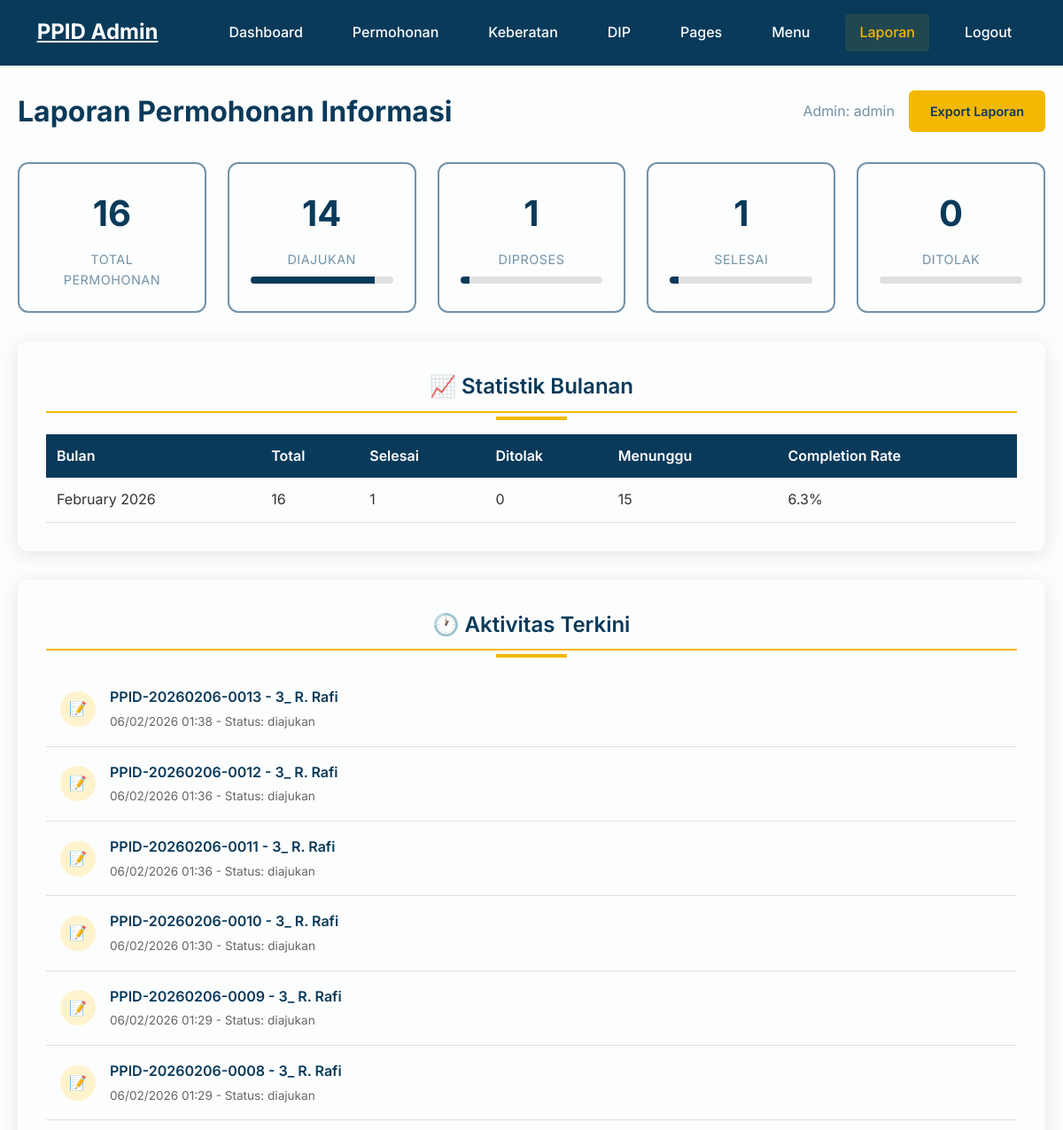
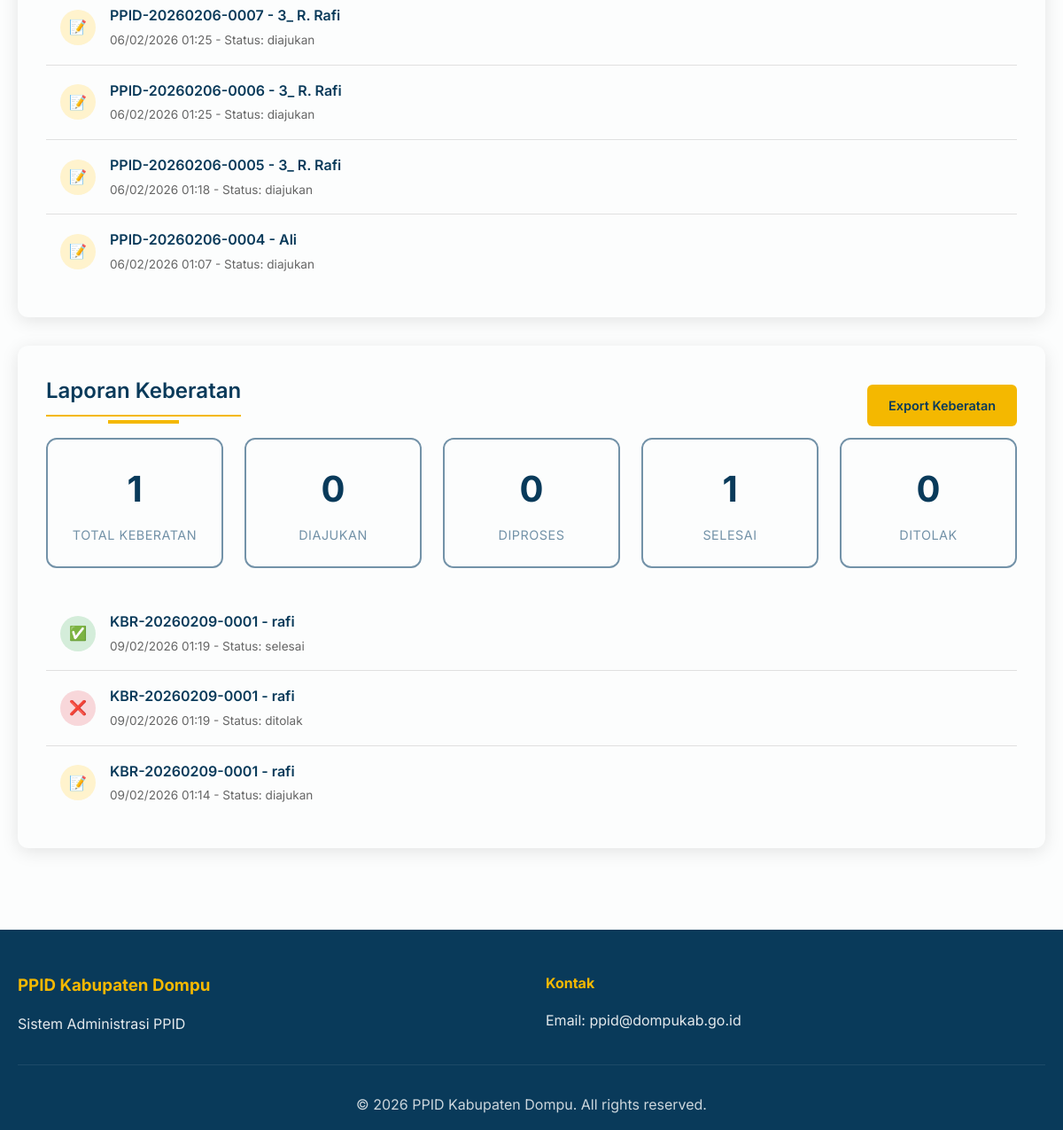
Page /admin/laporan.php (signed in) on the committed database (2 pictures, top to bottom).
### tables this page shows
CREATE TABLE `log_status_permohonan` (
  `id` int(11) NOT NULL,
  `permohonan_id` int(11) NOT NULL,
  `status_lama` varchar(30) DEFAULT NULL,
  `status_baru` varchar(30) NOT NULL,
  `diubah_oleh` int(11) DEFAULT NULL,
  `waktu` timestamp NOT NULL DEFAULT current_timestamp()
);

CREATE TABLE `permohonan_informasi` (
  `id` int(11) NOT NULL,
  `nomor_registrasi` varchar(50) NOT NULL,
  `nama_pemohon` varchar(150) NOT NULL,
  `email` varchar(100) NOT NULL,
  `no_hp` varchar(20) DEFAULT NULL,
  `alamat` text DEFAULT NULL,
  `informasi_diminta` text NOT NULL,
  `tujuan_penggunaan` text DEFAULT NULL,
  `cara_memperoleh` enum('melihat','salinan','softcopy') NOT NULL,
  `status` enum('diajukan','diproses','ditolak','selesai') DEFAULT 'diajukan',
  `created_at` timestamp NOT NULL DEFAULT current_timestamp()
);

CREATE TABLE `log_status_keberatan` (
  `id` int(11) NOT NULL,
  `keberatan_id` int(11) NOT NULL,
  `status_lama` varchar(30) DEFAULT NULL,
  `status_baru` varchar(30) NOT NULL,
  `diubah_oleh` int(11) DEFAULT NULL,
  `waktu` timestamp NOT NULL DEFAULT current_timestamp()
);

CREATE TABLE `keberatan` (
  `id` int(11) NOT NULL,
  `nomor_registrasi` varchar(50) NOT NULL,
  `nama_lengkap` varchar(150) NOT NULL,
  `identitas` varchar(50) NOT NULL,
  `no_identitas` varchar(100) NOT NULL,
  `scan_identitas` varchar(255) NOT NULL,
  `informasi_diminta` text NOT NULL,
  `alasan_pengajuan` text NOT NULL,
  `keterangan_tambahan` text DEFAULT NULL,
  `status` enum('diajukan','diproses','selesai','ditolak') DEFAULT 'diajukan',
  `putusan` text DEFAULT NULL,
  `tanggal_pengajuan` timestamp NOT NULL DEFAULT current_timestamp(),
  `tanggal_putusan` timestamp NULL DEFAULT NULL
);

### admin/laporan.php (the view, shortened to what this page needs)
<?php
require_once '../includes/keberatan_service.php';
$stats = [
    'total' => 0,
    'diajukan' => 0,
    'diproses' => 0,
    'selesai' => 0,
    'ditolak' => 0
];
$stmt = $conn->prepare("SELECT status, COUNT(*) as count FROM permohonan_informasi GROUP BY status");
$stmt->execute();
$result = $stmt->get_result();
while ($row = $result->fetch_assoc()) {
    $stats[$row['status']] = $row['count'];
    $stats['total'] += $row['count'];
}
$monthlyStats = [];
$stmt = $conn->prepare("
    SELECT
        DATE_FORMAT(created_at, '%Y-%m') as month,
        COUNT(*) as total,
        SUM(CASE WHEN status = 'selesai' THEN 1 ELSE 0 END) as selesai,
        SUM(CASE WHEN status = 'ditolak' THEN 1 ELSE 0 END) as ditolak,
        SUM(CASE WHEN status IN ('diajukan', 'diproses') THEN 1 ELSE 0 END) as pending
    FROM permohonan_informasi
    WHERE created_at >= DATE_SUB(CURRENT_DATE, INTERVAL 12 MONTH)
    GROUP BY DATE_FORMAT(created_at, '%Y-%m')
    ORDER BY month DESC
");
$stmt->execute();
$result = $stmt->get_result();
while ($row = $result->fetch_assoc()) {
    $monthlyStats[] = $row;
}
$recentActivity = [];
$stmt = $conn->prepare("
    SELECT pi.*, ls.status_baru, ls.waktu as status_waktu
    FROM permohonan_informasi pi
    LEFT JOIN log_status_permohonan ls ON pi.id = ls.permohonan_id
    ORDER BY COALESCE(ls.waktu, pi.created_at) DESC
    LIMIT 10
");
$stmt->execute();
$result = $stmt->get_result();
while ($row = $result->fetch_assoc()) {
    $recentActivity[] = $row;
}
$keberatanStats = [
    'total' => 0,
    'diajukan' => 0,
    'diproses' => 0,
    'selesai' => 0,
    'ditolak' => 0
];
$stmt = $conn->prepare("SELECT status, COUNT(*) as count FROM keberatan GROUP BY status");
$stmt->execute();
$result = $stmt->get_result();
while ($row = $result->fetch_assoc()) {
    $keberatanStats[$row['status']] = $row['count'];
    $keberatanStats['total'] += $row['count'];
}
$keberatanRecent = [];
$stmt = $conn->prepare("
    SELECT k.*, lk.status_baru, lk.waktu as status_waktu
    FROM keberatan k
    LEFT JOIN log_status_keberatan lk ON k.id = lk.keberatan_id
    ORDER BY COALESCE(lk.waktu, k.tanggal_pengajuan) DESC
    LIMIT 10
");
$stmt->execute();
$result = $stmt->get_result();
while ($row = $result->fetch_assoc()) {
    $keberatanRecent[] = $row;
}
?>
<!DOCTYPE html>
<html lang="id">
<head>
    <link rel="stylesheet" href="../css/style.css">
</head>
<body class="admin-body admin-laporan">
   <header class="header" id="header">
        <div class="container">
            <div class="header-content">
                <div class="logo">
                    <h2><a href="dashboard.php" style="color: #FCFDFD;">PPID Admin</a></h2>
                </div>
                <nav class="nav-menu">
                    <ul class="nav-list">
                        <li class="nav-item">
                            <a href="dashboard.php" class="nav-link">Dashboard</a>
                        </li>
                        <li class="nav-item">
                            <a href="permohonan/index.php" class="nav-link">Permohonan</a>
                        </li>
                        <li class="nav-item">
                            <a href="keberatan/index.php" class="nav-link">Keberatan</a>
                        </li>
                        <li class="nav-item">
                            <a href="dip/index.php" class="nav-link">DIP</a>
                        </li>
                        <li class="nav-item">
                            <a href="pages/index.php" class="nav-link">Pages</a>
                        </li>
                        <li class="nav-item">
                            <a href="menus/index.php" class="nav-link">Menu</a>
                        </li>
                        <li class="nav-item">
                            <a href="laporan.php" class="nav-link active">Laporan</a>
                        </li>
                        <li class="nav-item">
                            <a href="logout.php" class="nav-link">Logout</a>
                        </li>
                    </ul>
                </nav>
            </div>
        </div>
    </header>
    <main class="admin-page">
        <div class="page-header">
            <h1 class="page-title">Laporan Permohonan Informasi</h1>
            <div class="admin-info">
                <span>Admin: <?php echo htmlspecialchars($_SESSION['admin_username']); ?></span>
                <a href="export_laporan.php" class="btn-export">Export Laporan</a>
            </div>
        </div>
        <div class="stats-grid">
            <div class="stat-card">
                <div class="stat-number"><?php echo $stats['total']; ?></div>
                <div class="stat-label">Total Permohonan</div>
            </div>
            <div class="stat-card">
                <div class="stat-number"><?php echo $stats['diajukan']; ?></div>
                <div class="stat-label">Diajukan</div>
                <div class="progress-bar">
                    <div class="progress-fill" style="width: <?php echo $stats['total'] > 0 ? ($stats['diajukan'] / $stats['total']) * 100 : 0; ?>%;"></div>
                </div>
            </div>
            <div class="stat-card">
                <div class="stat-number"><?php echo $stats['diproses']; ?></div>
                <div class="stat-label">Diproses</div>
                <div class="progress-bar">
                    <div class="progress-fill" style="width: <?php echo $stats['total'] > 0 ? ($stats['diproses'] / $stats['total']) * 100 : 0; ?>%;"></div>
                </div>
            </div>
            <div class="stat-card">
                <div class="stat-number"><?php echo $stats['selesai']; ?></div>
                <div class="stat-label">Selesai</div>
                <div class="progress-bar">
                    <div class="progress-fill" style="width: <?php echo $stats['total'] > 0 ? ($stats['selesai'] / $stats['total']) * 100 : 0; ?>%;"></div>
                </div>
            </div>
            <div class="stat-card">
                <div class="stat-number"><?php echo $stats['ditolak']; ?></div>
                <div class="stat-label">Ditolak</div>
                <div class="progress-bar">
                </div>
            </div>
        </div>
        <div class="section-card">
            <h2 class="section-title">📈 Statistik Bulanan</h2>
            <div class="table-container">
                <table class="stats-table">
                    <thead>
                        <tr>
                            <th>Bulan</th>
                            <th>Total</th>
                            <th>Selesai</th>
                            <th>Ditolak</th>
                            <th>Menunggu</th>
                            <th>Completion Rate</th>
                        </tr>
                    </thead>
                    <tbody>
                        <?php foreach ($monthlyStats as $stat): ?>
                            <tr>
                                <td><?php
                                    $date = DateTime::createFromFormat('Y-m', $stat['month']);
                                    echo $date ? $date->format('F Y') : $stat['month'];
                                ?></td>
                                <td><?php echo $stat['total']; ?></td>
                                <td><?php echo $stat['selesai']; ?></td>
                                <td><?php echo $stat['ditolak']; ?></td>
                                <td><?php echo $stat['pending']; ?></td>
                                <td>
                                    <?php
                                    $completionRate = $stat['total'] > 0 ? (($stat['selesai'] + $stat['ditolak']) / $stat['total']) * 100 : 0;
                                    echo number_format($completionRate, 1) . '%';
                                    ?>
                                </td>
                            </tr>
                        <?php endforeach; ?>
                    </tbody>
                </table>
            </div>
        </div>
        <div class="section-card">
            <h2 class="section-title">🕐 Aktivitas Terkini</h2>
            <div class="activity-list">
                <?php foreach ($recentActivity as $activity): ?>
                    <div class="activity-item">
                        <div class="activity-icon <?php echo $activity['status_baru'] ?: 'diajukan'; ?>">
                            <?php
                            $statusIcons = [
                                'diajukan' => '📝',
                                'diproses' => '⚙️',
                                'selesai' => '✅',
                                'ditolak' => '❌'
                            ];
                            echo $statusIcons[$activity['status_baru']] ?? '📝';
                            ?>
                        </div>
                        <div class="activity-content">
                            <div class="activity-title">
                                <?php echo htmlspecialchars($activity['nomor_registrasi']); ?> -
                                <?php echo htmlspecialchars($activity['nama_pemohon']); ?>
                            </div>
                            <div class="activity-time">
                                <?php
                                $time = $activity['status_waktu'] ?: $activity['created_at'];
                                echo date('d/m/Y H:i', strtotime($time));
                                ?> -
                                Status: <?php echo htmlspecialchars($activity['status_baru'] ?: 'Diajukan'); ?>
                            </div>
                        </div>
                    </div>
                <?php endforeach; ?>
            </div>
        </div>
        <div class="section-card">
            <div class="section-header">
                <h2 class="section-title">Laporan Keberatan</h2>
                <a href="export_laporan_keberatan.php" class="btn-export">Export Keberatan</a>
            </div>
            <div class="stats-grid">
                <div class="stat-card">
                    <div class="stat-number"><?php echo $keberatanStats['total']; ?></div>
                    <div class="stat-label">Total Keberatan</div>
                </div>
                <div class="stat-card">
                    <div class="stat-number"><?php echo $keberatanStats['diajukan']; ?></div>
                    <div class="stat-label">Diajukan</div>
                </div>
                <div class="stat-card">
                    <div class="stat-number"><?php echo $keberatanStats['diproses']; ?></div>
                    <div class="stat-label">Diproses</div>
                </div>
                <div class="stat-card">
                    <div class="stat-number"><?php echo $keberatanStats['selesai']; ?></div>
                    <div class="stat-label">Selesai</div>
                </div>
                <div class="stat-card">
                    <div class="stat-number"><?php echo $keberatanStats['ditolak']; ?></div>
                    <div class="stat-label">Ditolak</div>
                </div>
            </div>
            <div class="activity-list">
                <?php foreach ($keberatanRecent as $activity): ?>
                    <div class="activity-item">
                        <div class="activity-icon <?php echo $activity['status_baru'] ?: 'diajukan'; ?>">
                            <?php
                            $statusIcons = [
                                'diajukan' => '📝',
                                'diproses' => '⚙️',
                                'selesai' => '✅',
                                'ditolak' => '❌'
                            ];
                            echo $statusIcons[$activity['status_baru']] ?? '📝';
                            ?>
                        </div>
                        <div class="activity-content">
                            <div class="activity-title">
                                <?php echo htmlspecialchars($activity['nomor_registrasi']); ?> -
                                <?php echo htmlspecialchars($activity['nama_lengkap']); ?>
                            </div>
                            <div class="activity-time">
                                <?php
                                $time = $activity['status_waktu'] ?: $activity['tanggal_pengajuan'];
                                echo date('d/m/Y H:i', strtotime($time));
                                ?> -
                                Status: <?php echo htmlspecialchars($activity['status_baru'] ?: 'Diajukan'); ?>
                            </div>
                        </div>
                    </div>
                <?php endforeach; ?>
            </div>
        </div>
    </main>
    <footer class="footer">
        <div class="container">
            <div class="footer-content">
                <div class="footer-section">
                    <h3>PPID Kabupaten Dompu</h3>
                    <p>Sistem Administrasi PPID</p>
                </div>
                <div class="footer-section">
                    <h4>Kontak</h4>
                    <p>Email: ppid@dompukab.go.id</p>
                </div>
            </div>
            <div class="footer-bottom">
                <p>&copy; <?php echo date('Y'); ?> PPID Kabupaten Dompu. All rights reserved.</p>
            </div>
        </div>
    </footer>
</body>
</html>

### rows in the picture
log_status_permohonan: status_baru "📝", permohonan.nomor_registrasi "PPID-20260206-0013", permohonan.nama_pemohon "3_ R. Rafi", waktu "06/02/2026 01:38", status_baru "diajukan"
log_status_permohonan: status_baru "📝", permohonan.nomor_registrasi "PPID-20260206-0012", permohonan.nama_pemohon "3_ R. Rafi", waktu "06/02/2026 01:36", status_baru "diajukan"
log_status_permohonan: status_baru "📝", permohonan.nomor_registrasi "PPID-20260206-0011", permohonan.nama_pemohon "3_ R. Rafi", waktu "06/02/2026 01:36", status_baru "diajukan"
log_status_permohonan: status_baru "📝", permohonan.nomor_registrasi "PPID-20260206-0010", permohonan.nama_pemohon "3_ R. Rafi", waktu "06/02/2026 01:30", status_baru "diajukan"
log_status_permohonan: status_baru "📝", permohonan.nomor_registrasi "PPID-20260206-0009", permohonan.nama_pemohon "3_ R. Rafi", waktu "06/02/2026 01:29", status_baru "diajukan"
log_status_permohonan: status_baru "📝", permohonan.nomor_registrasi "PPID-20260206-0008", permohonan.nama_pemohon "3_ R. Rafi", waktu "06/02/2026 01:29", status_baru "diajukan"
log_status_permohonan: status_baru "📝", permohonan.nomor_registrasi "PPID-20260206-0007", permohonan.nama_pemohon "3_ R. Rafi", waktu "06/02/2026 01:25", status_baru "diajukan"
log_status_permohonan: status_baru "📝", permohonan.nomor_registrasi "PPID-20260206-0006", permohonan.nama_pemohon "3_ R. Rafi", waktu "06/02/2026 01:25", status_baru "diajukan"
log_status_permohonan: status_baru "📝", permohonan.nomor_registrasi "PPID-20260206-0005", permohonan.nama_pemohon "3_ R. Rafi", waktu "06/02/2026 01:18", status_baru "diajukan"
log_status_permohonan: status_baru "📝", permohonan.nomor_registrasi "PPID-20260206-0004", permohonan.nama_pemohon "Ali", waktu "06/02/2026 01:07", status_baru "diajukan"
log_status_keberatan: status_baru "✅", keberatan.nomor_registrasi "KBR-20260209-0001", keberatan.nama_lengkap "rafi", waktu "09/02/2026 01:19", status_baru "selesai"
log_status_keberatan: status_baru "❌", keberatan.nomor_registrasi "KBR-20260209-0001", keberatan.nama_lengkap "rafi", waktu "09/02/2026 01:19", status_baru "ditolak"
log_status_keberatan: status_baru "📝", keberatan.nomor_registrasi "KBR-20260209-0001", keberatan.nama_lengkap "rafi", waktu "09/02/2026 01:14", status_baru "diajukan"

### other values in the picture
$_SESSION['admin_username'] "admin"
$stats['total'] "16"
$stats['diajukan'] "14"
$stats['diproses'] "1"
$stats['selesai'] "1"
$stats['ditolak'] "0"
$date->format('F Y') "February 2026"
$stat['total'] "16"
$stat['selesai'] "1"
$stat['ditolak'] "0"
$stat['pending'] "15"
$completionRate "6.3"
$keberatanStats['total'] "1"
$keberatanStats['diajukan'] "0"
$keberatanStats['diproses'] "0"
